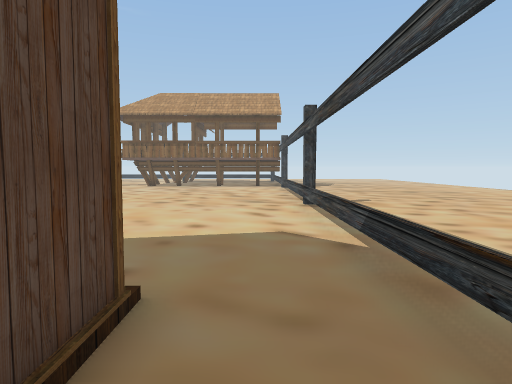
view 1 (above)

24 first-person views from a walk through a 3-D level made in the Unity game engine. The camera is 1.3 m above the floor, tilts 4° down and sees 75° across. The floor is counted in squares, 1 m on a side. Each view is taken from the middle of a square. On the plan, view 1 faces up. The plan holds only what a view shows up to about 14 squares ahead; the rest is blank. The place goes on beyond the plan. The player character is not drawn. Some animated figures are left out.

view 2
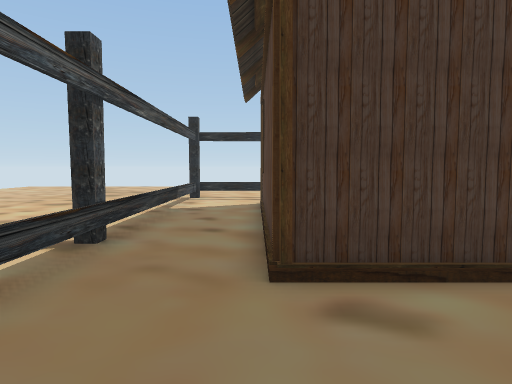

view 3
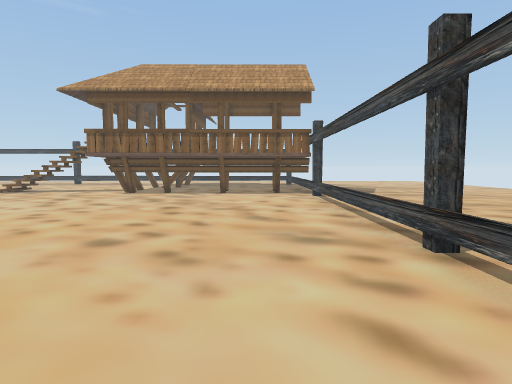

view 4
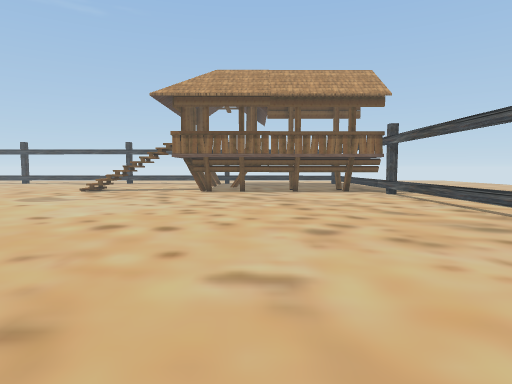

view 5
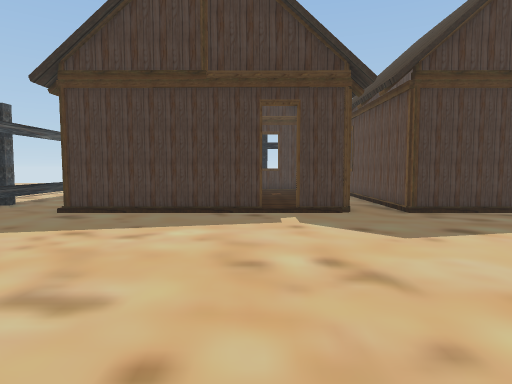

view 6
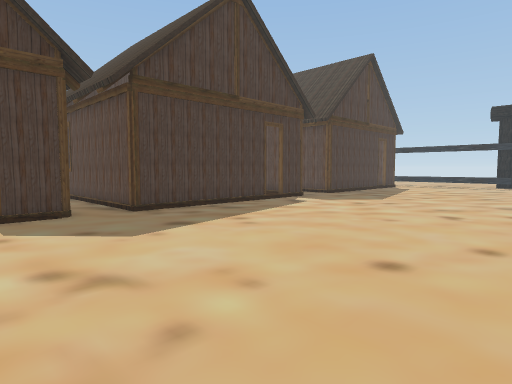

view 7
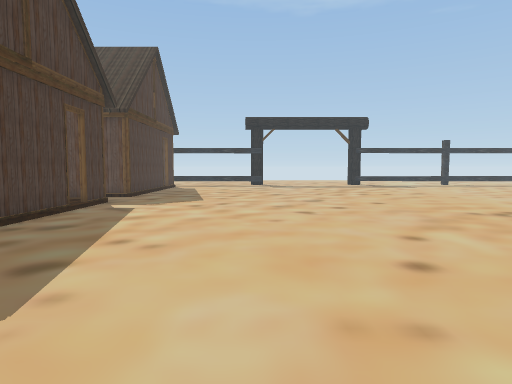

view 8
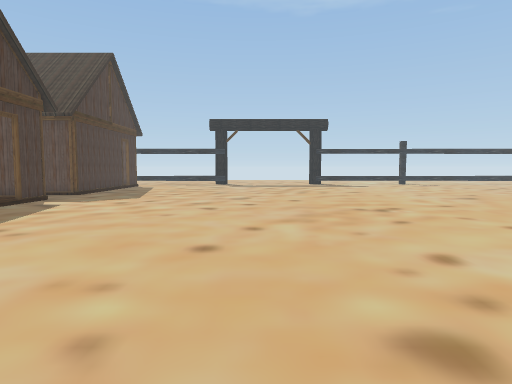

view 9
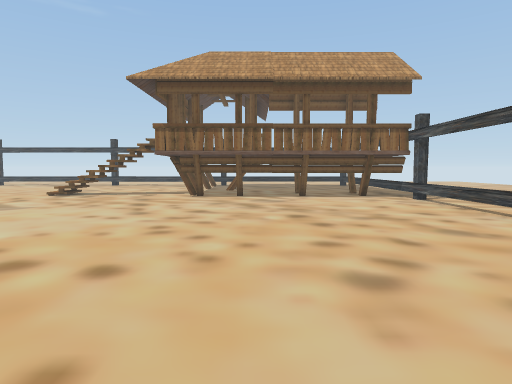

view 10
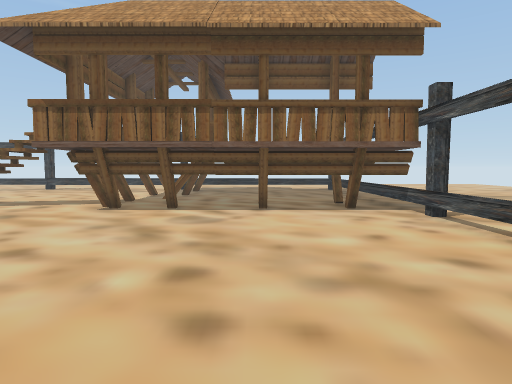

view 11
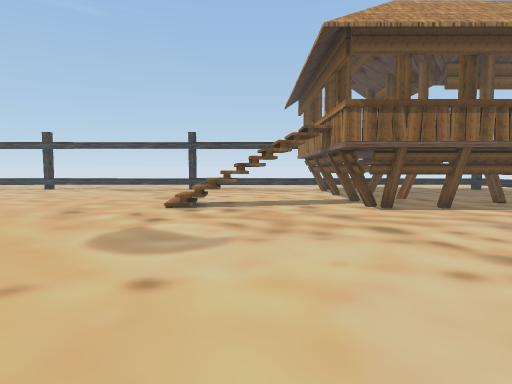

view 12
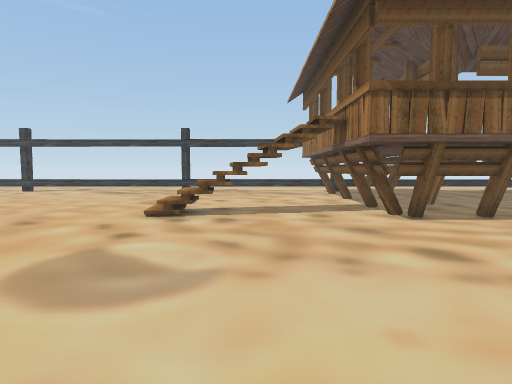

view 13
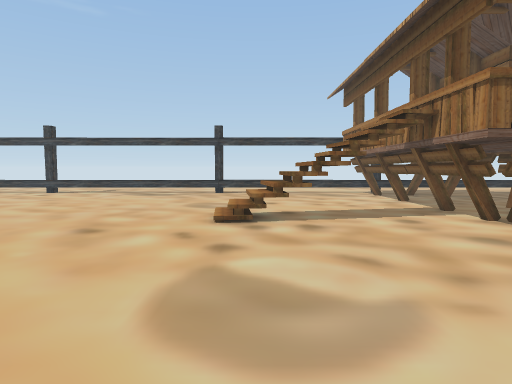

view 14
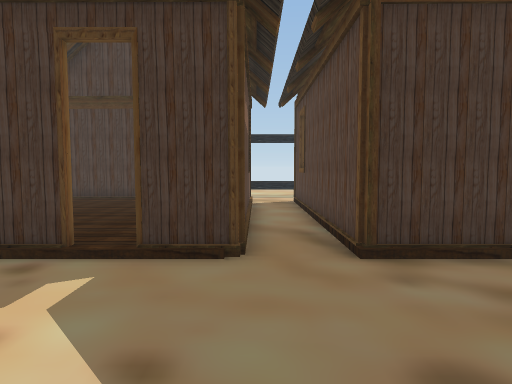

view 15
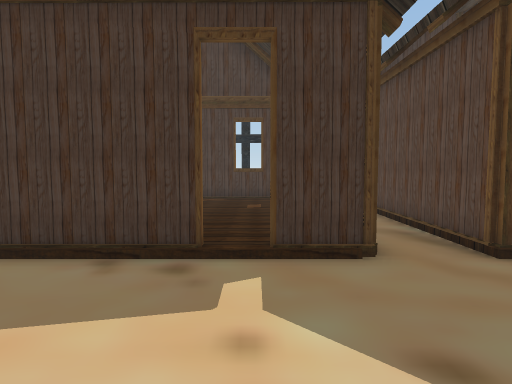

view 16
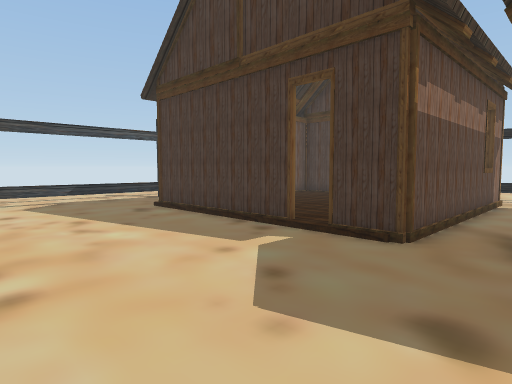

view 17
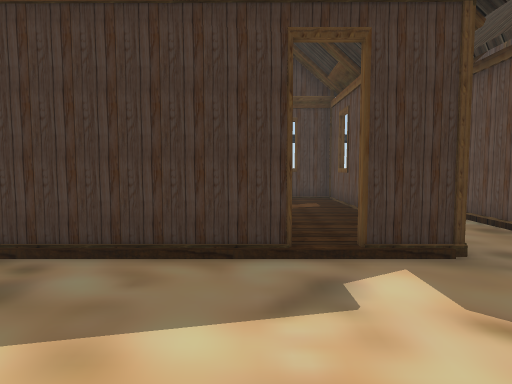

view 18
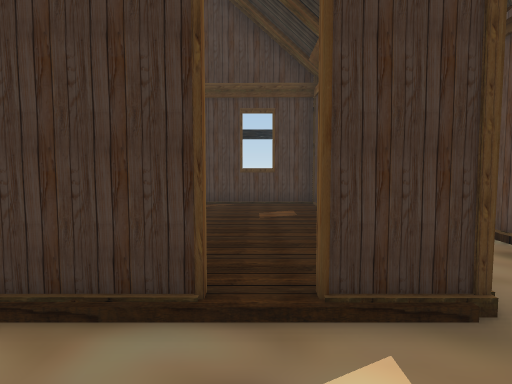

view 19
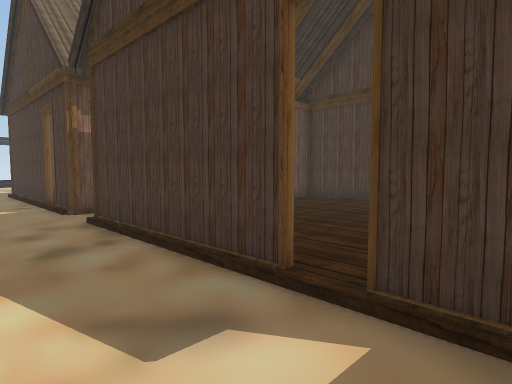

view 20
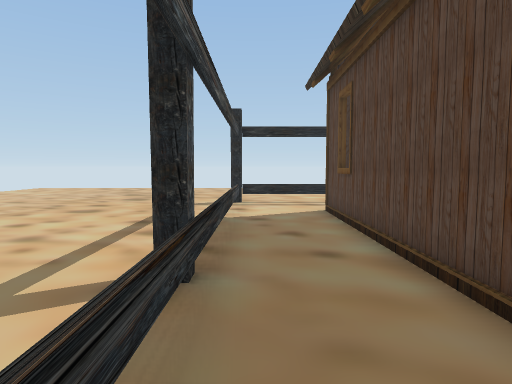

view 21
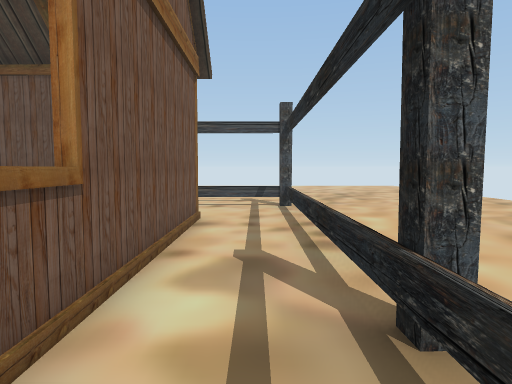

view 22
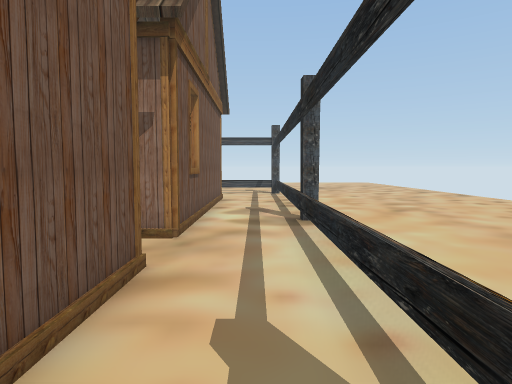

view 23
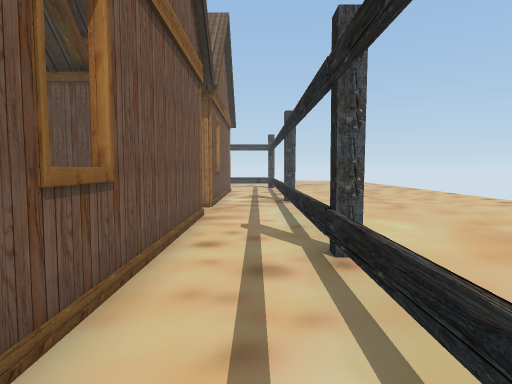

view 24
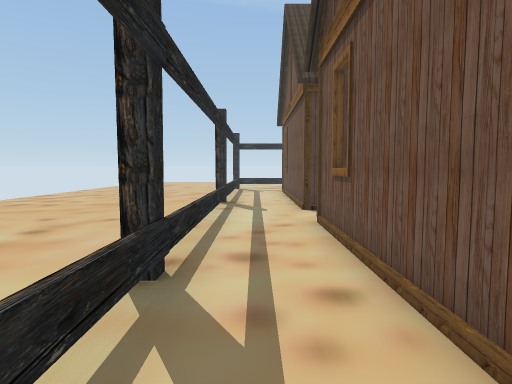

### Floor plan
Key: @ floor where view 1 was taken; # wall or solid block; . main floor; : floor 0.25 m higher than the main floor; / step, stairs or slope; = window, fence, low wall or low ledge; v drop or lower ground; H house; O other object.
Columns run from 21 left of view 1 to 6 right of it. Each row starts with its distance up from view 1.
 31 ......  ....#
 30 ............#   #..
 29 ............#   #..
 28 ............#   ###    =
 27 .......=vv .#        ###.
 26 ....../////.##       #.=.
 25 ......//v/..###     ###=.
 24  ............##########=.
 23   .....................O.
 22  ......................=.
 21  ......................=.
 20  ......................=.
 19 .......................=.
 18 .......................=.
 17 .......................=. ..
 16 .......................=. ..
 15 .......................=  .
 14 .......................= ...
 13 .......................= ...
 12 .......................O ...
 11 .......................= ...
 10 .......................= ...
  9 .......................= ...
  8 .......................= ...
  7 .......................=....
  6 .......................=...
  5 .......................=..
  4 .......................=
  3 .HH:HHHHHH.HHHHHHHHHH..=.
  2 .H       H.H        H..=..
  1 .H       H.H        H..O..
  0  H       H.H        H@.=...
 -1  H       H.H        H..=....
 -2  H       H.H        H..=....
 -3  H       H.H        H..= ...
 -4  H       H.H        H..= ...
 -5 .HHHHHHHHH.HHHHHHHHHH..=....
 -6 .......................=....
 -7 .......................=....
 -8 =====O=======OO========O. ..
 -9    ...              .....
-10  .........................
-11 ..........................
-12 ....  ..............  ....
-13 ...    ..............
-14          .............
-15           .......... ...
-16            .... ....  ..
-17              ..   ..

Where each view was taken, in squares from view 1:
view 1: 0 up, 0 right, facing up
view 2: 7 up, 1 left, facing down
view 3: 7 up, 1 left, facing up
view 4: 6 up, 5 left, facing up
view 5: 13 up, 7 left, facing down
view 6: 13 up, 7 left, facing down-left
view 7: 9 up, 7 left, facing left
view 8: 12 up, 6 left, facing left
view 9: 9 up, 5 left, facing up
view 10: 14 up, 3 left, facing up
view 11: 14 up, 12 left, facing up
view 12: 16 up, 12 left, facing up
view 13: 17 up, 14 left, facing up
view 14: 8 up, 10 left, facing down
view 15: 8 up, 8 left, facing down
view 16: 9 up, 12 left, facing down-right
view 17: 8 up, 17 left, facing down
view 18: 6 up, 18 left, facing down
view 19: 6 up, 20 left, facing down-right
view 20: 5 up, 1 right, facing down
view 21: 7 down, 10 left, facing right
view 22: 7 down, 16 left, facing right
view 23: 7 down, 21 left, facing right
view 24: 7 down, 12 left, facing left
